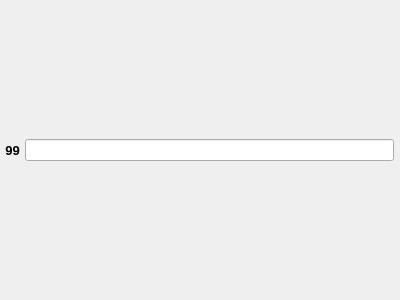
<?xml version="1.0" encoding="UTF-8"?>
<ui version="4.0">
 <class>FilterTableRow</class>
 <widget class="QWidget" name="FilterTableRow">
  <property name="geometry">
   <rect>
    <x>0</x>
    <y>0</y>
    <width>400</width>
    <height>300</height>
   </rect>
  </property>
  <property name="sizePolicy">
   <sizepolicy hsizetype="Expanding" vsizetype="Preferred">
    <horstretch>0</horstretch>
    <verstretch>0</verstretch>
   </sizepolicy>
  </property>
  <property name="minimumSize">
   <size>
    <width>0</width>
    <height>150</height>
   </size>
  </property>
  <property name="windowTitle">
   <string notr="true">Form</string>
  </property>
  <layout class="QHBoxLayout" name="horizontalLayout" stretch="0,0,1">
   <property name="spacing">
    <number>0</number>
   </property>
   <property name="leftMargin">
    <number>0</number>
   </property>
   <property name="topMargin">
    <number>1</number>
   </property>
   <property name="rightMargin">
    <number>6</number>
   </property>
   <property name="bottomMargin">
    <number>0</number>
   </property>
   <item>
    <widget class="QLabel" name="labelNumber">
     <property name="minimumSize">
      <size>
       <width>25</width>
       <height>0</height>
      </size>
     </property>
     <property name="font">
      <font>
       <pointsize>10</pointsize>
       <weight>75</weight>
       <bold>true</bold>
      </font>
     </property>
     <property name="cursor">
      <cursorShape>OpenHandCursor</cursorShape>
     </property>
     <property name="text">
      <string notr="true">99</string>
     </property>
     <property name="alignment">
      <set>Qt::AlignCenter</set>
     </property>
    </widget>
   </item>
   <item>
    <widget class="CompactToolBar" name="toolBar" native="true">
     <property name="sizePolicy">
      <sizepolicy hsizetype="Preferred" vsizetype="Preferred">
       <horstretch>0</horstretch>
       <verstretch>0</verstretch>
      </sizepolicy>
     </property>
    </widget>
   </item>
   <item>
    <widget class="QStackedWidget" name="stackedWidget">
     <property name="sizePolicy">
      <sizepolicy hsizetype="Expanding" vsizetype="Preferred">
       <horstretch>0</horstretch>
       <verstretch>0</verstretch>
      </sizepolicy>
     </property>
     <property name="currentIndex">
      <number>0</number>
     </property>
     <widget class="QWidget" name="page">
      <layout class="QGridLayout" name="gridLayout">
       <property name="leftMargin">
        <number>0</number>
       </property>
       <property name="topMargin">
        <number>0</number>
       </property>
       <property name="rightMargin">
        <number>0</number>
       </property>
       <property name="bottomMargin">
        <number>0</number>
       </property>
       <item row="0" column="2">
        <widget class="EscapableLineEdit" name="lineEdit"/>
       </item>
      </layout>
     </widget>
    </widget>
   </item>
  </layout>
  <action name="actionAdd">
   <property name="checkable">
    <bool>true</bool>
   </property>
   <property name="text">
    <string>Add</string>
   </property>
  </action>
  <action name="actionRemove">
   <property name="text">
    <string>Remove</string>
   </property>
  </action>
  <action name="actionCloneAbove">
   <property name="icon">
    <iconset resource="Editor.qrc">
     <normaloff>:/icons/edit-copy.ico</normaloff>:/icons/edit-copy.ico</iconset>
   </property>
   <property name="text">
    <string>Clone above</string>
   </property>
   <property name="toolTip">
    <string>Clone this module above</string>
   </property>
  </action>
  <action name="actionCloneBelow">
   <property name="icon">
    <iconset resource="Editor.qrc">
     <normaloff>:/icons/edit-copy.ico</normaloff>:/icons/edit-copy.ico</iconset>
   </property>
   <property name="text">
    <string>Clone below</string>
   </property>
   <property name="toolTip">
    <string>Clone this module below</string>
   </property>
  </action>
  <action name="actionEditText">
   <property name="checkable">
    <bool>true</bool>
   </property>
   <property name="text">
    <string>Edit text</string>
   </property>
  </action>
 </widget>
 <customwidgets>
  <customwidget>
   <class>CompactToolBar</class>
   <extends>QWidget</extends>
   <header>Editor/widgets/CompactToolBar.h</header>
   <container>1</container>
  </customwidget>
  <customwidget>
   <class>EscapableLineEdit</class>
   <extends>QLineEdit</extends>
   <header>Editor/widgets/EscapableLineEdit.h</header>
   <slots>
    <signal>editingCanceled()</signal>
   </slots>
  </customwidget>
 </customwidgets>
 <resources>
  <include location="Editor.qrc"/>
 </resources>
 <connections/>
</ui>
